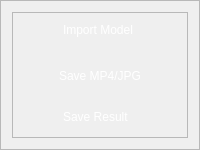
                <widget class="QFrame" name="Model_Manage">
                 <property name="minimumSize">
                  <size>
                   <width>190</width>
                   <height>150</height>
                  </size>
                 </property>
                 <property name="styleSheet">
                  <string notr="true">QWidget#Model_Manage{
border:2px solid rgba(255, 255, 255, 70);
border-radius:15px;
}</string>
                 </property>
                 <property name="frameShape">
                  <enum>QFrame::StyledPanel</enum>
                 </property>
                 <property name="frameShadow">
                  <enum>QFrame::Raised</enum>
                 </property>
                 <layout class="QVBoxLayout" name="verticalLayout_16">
                  <item>
                   <widget class="QFrame" name="frame_4">
                    <property name="frameShape">
                     <enum>QFrame::StyledPanel</enum>
                    </property>
                    <property name="frameShadow">
                     <enum>QFrame::Raised</enum>
                    </property>
                    <layout class="QVBoxLayout" name="verticalLayout_17">
                     <property name="spacing">
                      <number>9</number>
                     </property>
                     <property name="leftMargin">
                      <number>0</number>
                     </property>
                     <property name="topMargin">
                      <number>0</number>
                     </property>
                     <property name="rightMargin">
                      <number>0</number>
                     </property>
                     <property name="bottomMargin">
                      <number>0</number>
                     </property>
                     <item>
                      <widget class="QPushButton" name="import_button">
                       <property name="sizePolicy">
                        <sizepolicy hsizetype="Expanding" vsizetype="Preferred">
                         <horstretch>0</horstretch>
                         <verstretch>0</verstretch>
                        </sizepolicy>
                       </property>
                       <property name="styleSheet">
                        <string notr="true">QPushButton{
	background-image:url(:/setting /images/newsize/import.png);
	background-repeat: no-repeat;
	background-position: left center;
	border: none;	
	border-left: 10px solid transparent;
	text-align: left;
	padding-left: 40px;
	padding-bottom: 4px;
	color: white;
	font: 700 13pt &quot;Nirmala UI&quot;;
}
QPushButton:hover{
	background-color: rgba(114, 129, 214, 59);
}</string>
                       </property>
                       <property name="text">
                        <string>Import Model</string>
                       </property>
                      </widget>
                     </item>
                     <item>
                      <widget class="QCheckBox" name="save_status_button">
                       <property name="cursor">
                        <cursorShape>PointingHandCursor</cursorShape>
                       </property>
                       <property name="styleSheet">
                        <string notr="true">QCheckBox {
color: white;
font: 700 13pt &quot;Nirmala UI&quot;;
        }
QCheckBox::indicator {
           padding-top: 1px;
            width: 40px;
            height: 30px;
            border: none;
 }

QCheckBox::indicator:unchecked {
            image: url(:/setting /images/newsize/check_no.png);
        }

QCheckBox::indicator:checked {
            image:url(:/setting /images/newsize/check_yes.png);
        }</string>
                       </property>
                       <property name="text">
                        <string>Save MP4/JPG</string>
                       </property>
                      </widget>
                     </item>
                     <item>
                      <widget class="QPushButton" name="save_button">
                       <property name="sizePolicy">
                        <sizepolicy hsizetype="Expanding" vsizetype="Preferred">
                         <horstretch>0</horstretch>
                         <verstretch>0</verstretch>
                        </sizepolicy>
                       </property>
                       <property name="styleSheet">
                        <string notr="true">QPushButton{
	background-image:url(:/setting /images/newsize/save.png);
	background-repeat: no-repeat;
	background-position: left center;
	border: none;	
	border-left: 10px solid transparent;
	text-align: left;
	padding-left: 40px;
	padding-bottom: 4px;
	color: white;
	font: 700 13pt &quot;Nirmala UI&quot;;
}
QPushButton:hover{
	background-color: rgba(114, 129, 214, 59);
}</string>
                       </property>
                       <property name="text">
                        <string>Save Result</string>
                       </property>
                       <property name="checkable">
                        <bool>false</bool>
                       </property>
                      </widget>
                     </item>
                    </layout>
                   </widget>
                  </item>
                 </layout>
                </widget>
